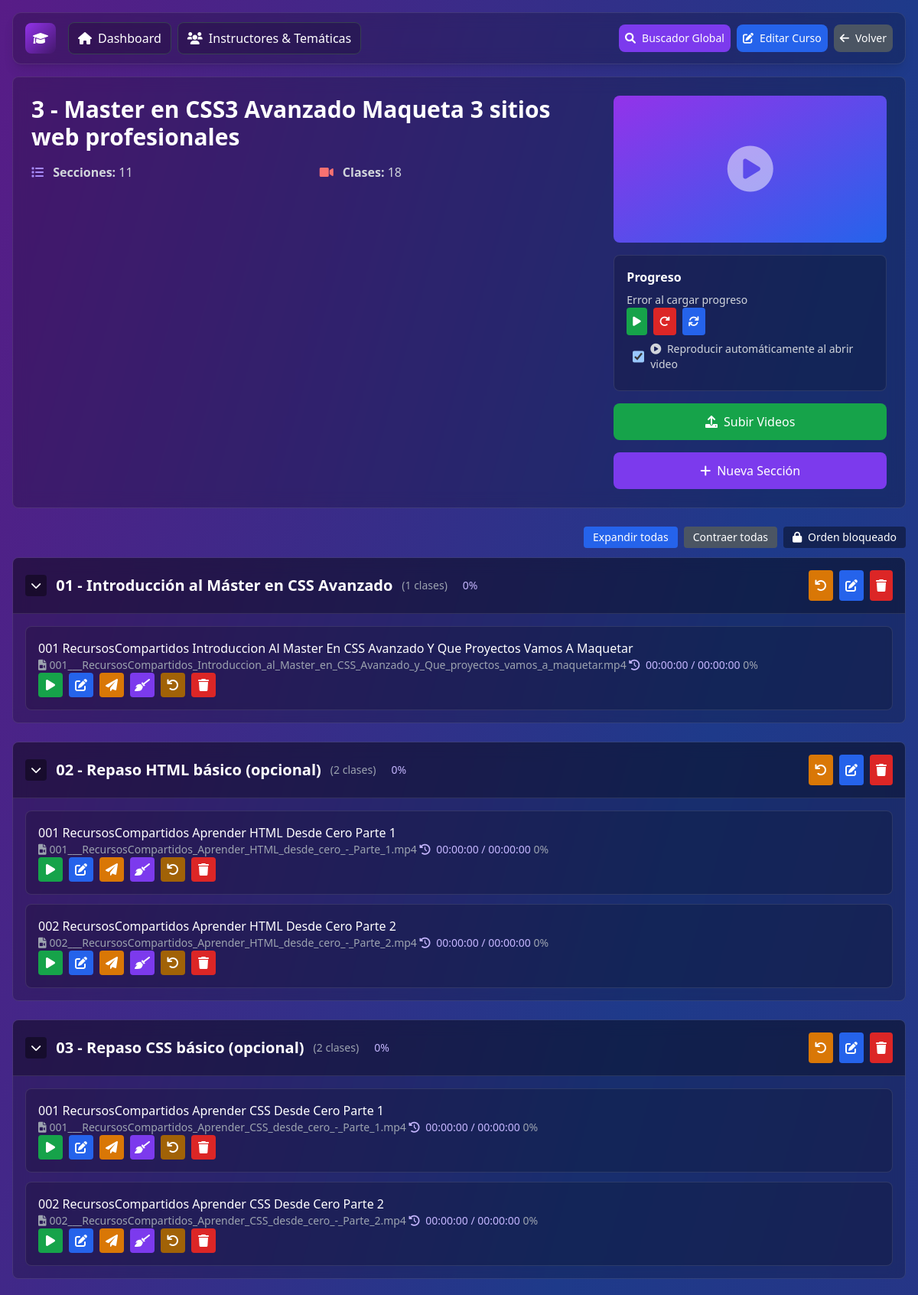
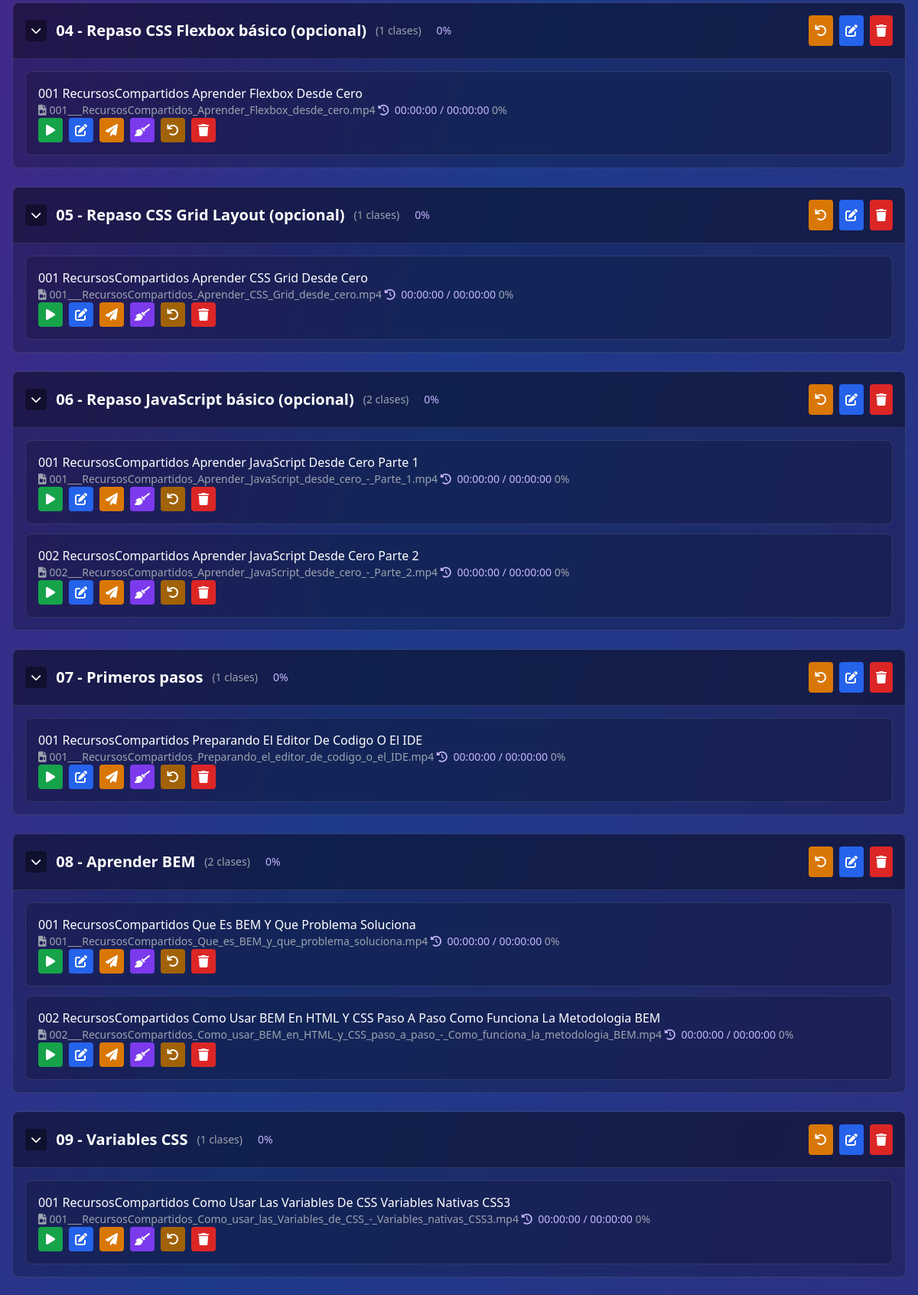
The page /curso.php?id=2 (upper part) on the database its author committed (2 pictures, top to bottom).
### tables this page shows
CREATE TABLE cursos (
            id INTEGER PRIMARY KEY AUTOINCREMENT,
            titulo VARCHAR(255) NOT NULL,
            tematica_id INTEGER,
            instructor_id INTEGER,
            comentarios TEXT,
            imagen VARCHAR(255),
            created_at DATETIME DEFAULT CURRENT_TIMESTAMP,
            FOREIGN KEY (tematica_id) REFERENCES tematicas(id) ON DELETE SET NULL,
            FOREIGN KEY (instructor_id) REFERENCES instructores(id) ON DELETE SET NULL
        );

CREATE TABLE secciones (
            id INTEGER PRIMARY KEY AUTOINCREMENT,
            curso_id INTEGER NOT NULL,
            nombre VARCHAR(255) NOT NULL,
            orden INTEGER DEFAULT 1,
            created_at DATETIME DEFAULT CURRENT_TIMESTAMP,
            FOREIGN KEY (curso_id) REFERENCES cursos(id) ON DELETE CASCADE
        );

CREATE TABLE clases (
            id INTEGER PRIMARY KEY AUTOINCREMENT,
            seccion_id INTEGER NOT NULL,
            titulo VARCHAR(255) NOT NULL,
            archivo_video VARCHAR(255) NOT NULL,
            duracion INTEGER DEFAULT 0,
            orden INTEGER DEFAULT 1,
            created_at DATETIME DEFAULT CURRENT_TIMESTAMP,
            FOREIGN KEY (seccion_id) REFERENCES secciones(id) ON DELETE CASCADE
        );

### curso.php (the view, shortened to what the rows shown need)
<?php
$db = getDatabase();
$cursoId = isset($_GET['id']) ? (int)$_GET['id'] : 0;
$query = "
    SELECT c.*,
           i.nombre as instructor_nombre,
           t.nombre as tematica_nombre
    FROM cursos c
    LEFT JOIN instructores i ON c.instructor_id = i.id
    LEFT JOIN tematicas t ON c.tematica_id = t.id
    WHERE c.id = ?
";
$stmt = $db->prepare($query);
$stmt->execute([$cursoId]);
$curso = $stmt->fetch();
$query = "
    SELECT s.*,
           (SELECT COUNT(*) FROM clases WHERE seccion_id = s.id) as total_clases,
           (SELECT SUM(duracion) FROM clases WHERE seccion_id = s.id) as duracion_total
    FROM secciones s
    WHERE s.curso_id = ?
    ORDER BY s.orden, s.id
";
$secciones = $db->prepare($query);
$secciones->execute([$cursoId]);
$secciones = $secciones->fetchAll();
$clasesPorSeccion = [];
foreach ($secciones as $seccion) {
    $query = "SELECT * FROM clases WHERE seccion_id = ? ORDER BY orden, id";
    $stmt = $db->prepare($query);
    $stmt->execute([$seccion['id']]);
    $clasesPorSeccion[$seccion['id']] = $stmt->fetchAll();
}
?>
<!DOCTYPE html>
<html lang="es" class="dark">
<head>
    <link href="css/tailwind.min.css" rel="stylesheet">
    <link href="https://cdnjs.cloudflare.com/ajax/libs/font-awesome/6.0.0/css/all.min.css" rel="stylesheet">
</head>
<body class="bg-gradient-to-br from-purple-900 via-blue-900 to-indigo-900 min-h-screen">
    <div class="glass-dark rounded-lg mx-4 mb-6 p-6">
        <div class="grid grid-cols-1 lg:grid-cols-3 gap-6">
            <div class="lg:col-span-2">
                <h2 class="text-3xl font-bold text-white mb-4"><?php echo htmlspecialchars($curso['titulo']); ?></h2>
                <div class="grid grid-cols-1 md:grid-cols-2 gap-4 mb-4">
                    <p class="text-gray-300">
                    </p>
                    <p class="text-gray-300">
                    </p>
                </div>
            </div>
        </div>
    </div>
    <div class="mx-4 mb-8">
        <?php if (empty($secciones)): ?>
            <div class="glass-dark rounded-lg p-8 text-center">
                <i class="fas fa-folder-open text-6xl text-gray-500 mb-4"></i>
                <h3 class="text-xl font-semibold text-white mb-2">No hay secciones creadas</h3>
                <p class="text-gray-400 mb-4">Comienza creando una sección para organizar las clases de tu curso.</p>
                <button onclick="openSectionModal()" class="bg-purple-600 hover:bg-purple-700 text-white px-6 py-3 rounded-lg transition-colors">
                    <i class="fas fa-plus mr-2"></i>Crear Primera Sección
                </button>
            </div>
        <?php else: ?>
            <div class="sections-container max-h-[70vh] overflow-y-auto pr-2" style="scrollbar-width: thin;">
            <?php foreach ($secciones as $seccion): ?>
                <div class="glass-dark rounded-lg mb-6 overflow-hidden" data-section-id="<?php echo $seccion['id']; ?>">
                    <div class="bg-black/30 p-4 border-b border-white/10">
                        <div class="flex justify-between items-center">
                            <div class="flex items-center gap-3">
                                <button class="toggleSection bg-black/40 hover:bg-black/50 text-white px-2 py-1 rounded text-sm" data-target="#sec-<?php echo $seccion['id']; ?>">
                                    <i class="fas fa-chevron-down"></i>
                                </button>
                                <h3 class="text-xl font-semibold text-white"><?php echo htmlspecialchars($seccion['nombre']); ?></h3>
                                <span class="text-gray-400 text-sm">(<?php echo $seccion['total_clases']; ?> clases)</span>
                                <span class="ml-2 text-purple-300 text-sm" id="secProg-<?php echo $seccion['id']; ?>">0%</span>
                            </div>
                            <div class="flex space-x-2">
                                <button class="resetSection bg-yellow-600 hover:bg-yellow-700 text-white p-2 rounded transition-colors" data-section-id="<?php echo $seccion['id']; ?>" title="Reiniciar progreso de la sección">
                                    <i class="fas fa-undo"></i>
                                </button>
                                <button onclick="editSection(<?php echo $seccion['id']; ?>)"
                                        class="bg-blue-600 hover:bg-blue-700 text-white p-2 rounded transition-colors">
                                    <i class="fas fa-edit"></i>
                                </button>
                                <button onclick="deleteSection(<?php echo $seccion['id']; ?>)"
                                        class="bg-red-600 hover:bg-red-700 text-white p-2 rounded transition-colors">
                                    <i class="fas fa-trash"></i>
                                </button>
                            </div>
                        </div>
                    </div>
                    <div class="p-4" id="sec-<?php echo $seccion['id']; ?>">
                        <?php if (empty($clasesPorSeccion[$seccion['id']])): ?>
                            <p class="text-gray-400 text-center py-4">No hay clases en esta sección</p>
                        <?php else: ?>
                            <div class="space-y-3">
                                <?php foreach ($clasesPorSeccion[$seccion['id']] as $clase): ?>
                                    <div class="class-item bg-black/20 rounded-lg p-4 border border-white/10" data-class-id="<?php echo $clase['id']; ?>" data-section-id="<?php echo $seccion['id']; ?>" data-duration="<?php echo (int)$clase['duracion']; ?>" data-video-src="uploads/videos/<?php echo $curso['id']; ?>/<?php echo htmlspecialchars($clase['archivo_video']); ?>">
                                            <div class="flex items-start justify-between gap-4">
                                                <div class="flex-1 min-w-0">
                                                <h4 class="text-white font-medium"><?php echo htmlspecialchars($clase['titulo']); ?></h4>
                                                <p class="text-gray-400 text-sm">
                                                    <span class="ml-0">
                                                        <i class="fas fa-file-video mr-1"></i><?php echo htmlspecialchars($clase['archivo_video']); ?>
                                                    </span>
                                                    <span class="ml-3 text-purple-300">
                                                        <i class="fas fa-history mr-1"></i>
                                                        <span id="clsSeen-<?php echo $clase['id']; ?>">00:00:00</span>
                                                        <span class="mx-1 text-white/50">/</span>
                                                        <span id="clsTotal-<?php echo $clase['id']; ?>"><?php echo $clase['duracion'] ? gmdate('H:i:s', $clase['duracion']) : '00:00:00'; ?></span>
                                                    </span>
                                                    <span class="ml-3 text-green-300 font-medium" id="clsProg-<?php echo $clase['id']; ?>">0%</span>
                                                </p>
                                            </div>
                                        </div>
                                            <div class="mt-3 flex flex-wrap items-center gap-2">
                                            <a href="reproductor.php?clase=<?php echo $clase['id']; ?>"
                                                   class="video-link bg-green-600 hover:bg-green-700 text-white w-8 h-8 flex items-center justify-center rounded transition-colors"
                                                   title="Ver" data-clase-id="<?php echo $clase['id']; ?>">
                                                <i class="fas fa-play"></i>
                                            </a>
                                                <button onclick="openInlineEditClass(<?php echo $clase['id']; ?>, '<?php echo htmlspecialchars($clase['titulo'], ENT_QUOTES); ?>')"
                                                        class="bg-blue-600 hover:bg-blue-700 text-white w-8 h-8 flex items-center justify-center rounded transition-colors" title="Renombrar">
                                                <i class="fas fa-edit"></i>
                                            </button>
                                                <button onclick="openResourceModal(<?php echo $clase['id']; ?>)"
                                                        class="bg-yellow-600 hover:bg-yellow-700 text-white w-8 h-8 flex items-center justify-center rounded transition-colors" title="Adjuntar recursos">
                                                    <i class="fas fa-paper-plane"></i>
                                                </button>
                                                <button onclick="deleteAllResources(<?php echo $clase['id']; ?>)"
                                                        class="bg-purple-600 hover:bg-purple-700 text-white w-8 h-8 flex items-center justify-center rounded transition-colors" title="Eliminar todos los adjuntos de esta clase">
                                                    <i class="fas fa-broom"></i>
                                                </button>
                                                <button onclick="resetClassProgress(<?php echo $clase['id']; ?>)"
                                                        class="bg-yellow-700 hover:bg-yellow-800 text-white w-8 h-8 flex items-center justify-center rounded transition-colors" title="Reiniciar progreso de esta clase">
                                                    <i class="fas fa-undo"></i>
                                                </button>
                                            <button onclick="deleteClass(<?php echo $clase['id']; ?>)"
                                                        class="bg-red-600 hover:bg-red-700 text-white w-8 h-8 flex items-center justify-center rounded transition-colors" title="Eliminar">
                                                <i class="fas fa-trash"></i>
                                            </button>
                                        </div>
                                    </div>
                                <?php endforeach; ?>
                            </div>
                        <?php endif; ?>
                    </div>
                </div>
            <?php endforeach; ?>
            </div>
        <?php endif; ?>
    </div>
</body>
</html>

### rows shown on the page
cursos: titulo "3 - Master en CSS3 Avanzado Maqueta 3 sitios web profesionales"
secciones: nombre "01 - Introducción al Máster en CSS Avanzado", total_clases "1"
clases: titulo "001 RecursosCompartidos Introduccion Al Master En CSS Avanzado Y Que Proyectos Vamos A Maquetar", archivo_video "001___RecursosCompartidos_Introduccion_al_Master_en_CSS_Avanzado_y_Que_proyectos_vamos_a_maquetar.mp4", duracion "00:00:00"
secciones: nombre "02 - Repaso HTML básico (opcional)", total_clases "2"
clases: titulo "001 RecursosCompartidos Aprender HTML Desde Cero Parte 1", archivo_video "001___RecursosCompartidos_Aprender_HTML_desde_cero_-_Parte_1.mp4", duracion "00:00:00"
clases: titulo "002 RecursosCompartidos Aprender HTML Desde Cero Parte 2", archivo_video "002___RecursosCompartidos_Aprender_HTML_desde_cero_-_Parte_2.mp4", duracion "00:00:00"
secciones: nombre "03 - Repaso CSS básico (opcional)", total_clases "2"
clases: titulo "001 RecursosCompartidos Aprender CSS Desde Cero Parte 1", archivo_video "001___RecursosCompartidos_Aprender_CSS_desde_cero_-_Parte_1.mp4", duracion "00:00:00"
clases: titulo "002 RecursosCompartidos Aprender CSS Desde Cero Parte 2", archivo_video "002___RecursosCompartidos_Aprender_CSS_desde_cero_-_Parte_2.mp4", duracion "00:00:00"
secciones: nombre "04 - Repaso CSS Flexbox básico (opcional)", total_clases "1"
clases: titulo "001 RecursosCompartidos Aprender Flexbox Desde Cero", archivo_video "001___RecursosCompartidos_Aprender_Flexbox_desde_cero.mp4", duracion "00:00:00"
secciones: nombre "05 - Repaso CSS Grid Layout (opcional)", total_clases "1"
clases: titulo "001 RecursosCompartidos Aprender CSS Grid Desde Cero", archivo_video "001___RecursosCompartidos_Aprender_CSS_Grid_desde_cero.mp4", duracion "00:00:00"
secciones: nombre "06 - Repaso JavaScript básico (opcional)", total_clases "2"
clases: titulo "001 RecursosCompartidos Aprender JavaScript Desde Cero Parte 1", archivo_video "001___RecursosCompartidos_Aprender_JavaScript_desde_cero_-_Parte_1.mp4", duracion "00:00:00"
clases: titulo "002 RecursosCompartidos Aprender JavaScript Desde Cero Parte 2", archivo_video "002___RecursosCompartidos_Aprender_JavaScript_desde_cero_-_Parte_2.mp4", duracion "00:00:00"
secciones: nombre "07 - Primeros pasos", total_clases "1"
clases: titulo "001 RecursosCompartidos Preparando El Editor De Codigo O El IDE", archivo_video "001___RecursosCompartidos_Preparando_el_editor_de_codigo_o_el_IDE.mp4", duracion "00:00:00"
secciones: nombre "08 - Aprender BEM", total_clases "2"
clases: titulo "001 RecursosCompartidos Que Es BEM Y Que Problema Soluciona", archivo_video "001___RecursosCompartidos_Que_es_BEM_y_que_problema_soluciona.mp4", duracion "00:00:00"
clases: titulo "002 RecursosCompartidos Como Usar BEM En HTML Y CSS Paso A Paso Como Funciona La Metodologia BEM", archivo_video "002___RecursosCompartidos_Como_usar_BEM_en_HTML_y_CSS_paso_a_paso_-_Como_funciona_la_metodologia_BEM.mp4", duracion "00:00:00"
secciones: nombre "09 - Variables CSS", total_clases "1"
clases: titulo "001 RecursosCompartidos Como Usar Las Variables De CSS Variables Nativas CSS3", archivo_video "001___RecursosCompartidos_Como_usar_las_Variables_de_CSS_-_Variables_nativas_CSS3.mp4", duracion "00:00:00"

### other values the page prints
count($secciones) "11"
$totalClases "18"
